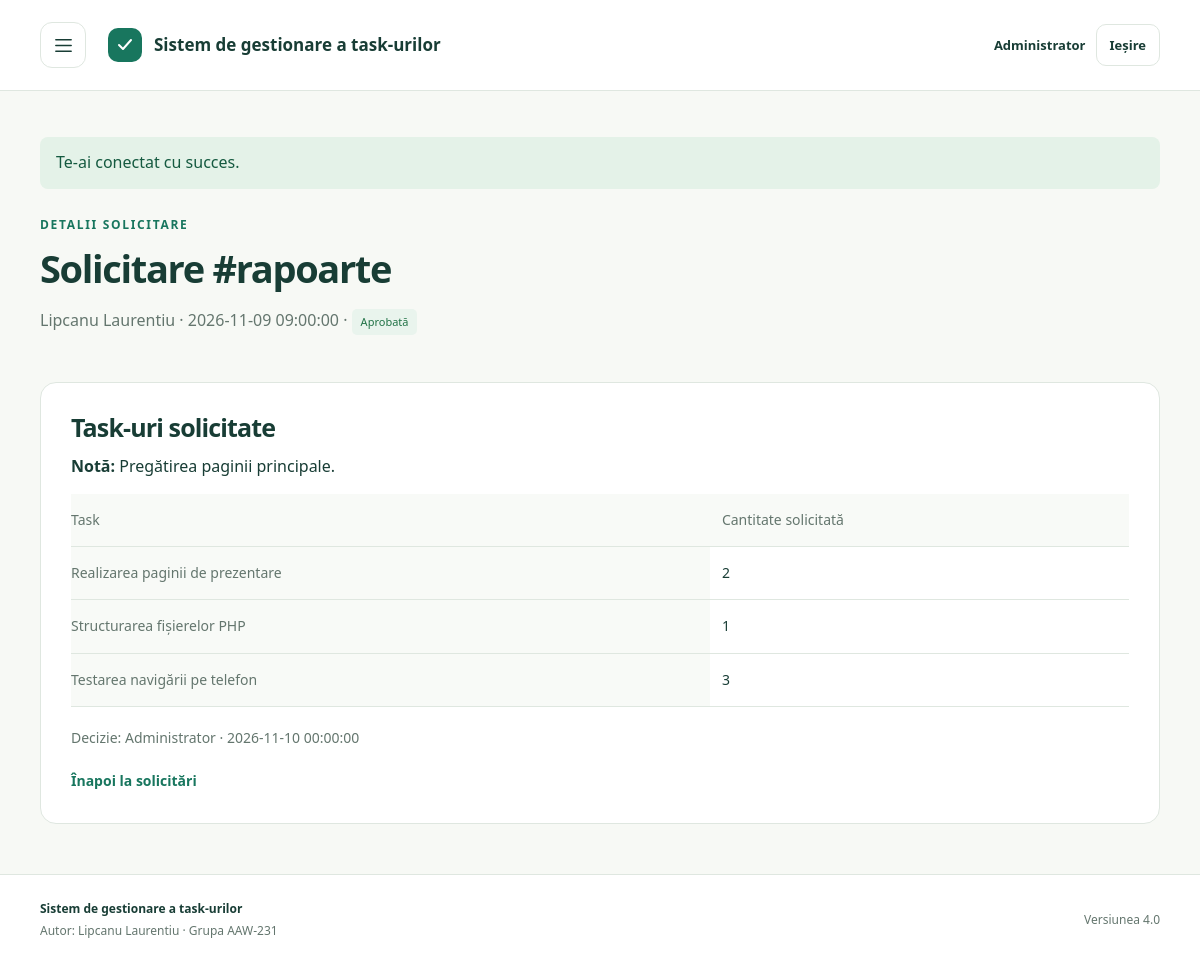
Screenshot of /taskuri_lipcanu_laurentiu/pagini/solicitare.php?id=1 (signed in) with the database file from the repository.
### tables this page shows
CREATE TABLE users (
    id INT UNSIGNED AUTO_INCREMENT PRIMARY KEY,
    name VARCHAR(100) NOT NULL,
    email VARCHAR(190) NOT NULL UNIQUE,
    password_hash VARCHAR(255) NOT NULL,
    role ENUM('user', 'admin') NOT NULL DEFAULT 'user'
);

CREATE TABLE requests (
    id INT UNSIGNED AUTO_INCREMENT PRIMARY KEY,
    user_id INT UNSIGNED NOT NULL,
    created_at DATETIME NOT NULL DEFAULT CURRENT_TIMESTAMP,
    status ENUM('pending', 'approved', 'rejected') NOT NULL DEFAULT 'pending',
    note VARCHAR(500) NOT NULL DEFAULT '',
    decided_by INT UNSIGNED NULL,
    decided_at DATETIME NULL,
    INDEX ix_requests_created (created_at),
    CONSTRAINT fk_requests_user FOREIGN KEY (user_id) REFERENCES users(id) ON DELETE RESTRICT,
    CONSTRAINT fk_requests_decider FOREIGN KEY (decided_by) REFERENCES users(id) ON DELETE RESTRICT
);

CREATE TABLE request_items (
    request_id INT UNSIGNED NOT NULL,
    item_id INT UNSIGNED NOT NULL,
    quantity INT NOT NULL,
    item_name VARCHAR(120) NOT NULL COMMENT 'Denumirea la momentul solicitarii',
    PRIMARY KEY (request_id, item_id),
    CONSTRAINT ck_request_items_quantity CHECK (quantity > 0),
    CONSTRAINT fk_request_items_request FOREIGN KEY (request_id) REFERENCES requests(id) ON DELETE RESTRICT,
    CONSTRAINT fk_request_items_item FOREIGN KEY (item_id) REFERENCES items(id) ON DELETE RESTRICT
);

### taskuri_lipcanu_laurentiu/pagini/solicitare.php (the view, shortened to what this page needs)
<?php
require_once dirname(__DIR__) . '/config.php';
$account = requireUser();
$id = idFrom($_GET['id'] ?? null);
$admin = $account['role'] === 'admin';
$sql = 'SELECT r.id, r.status, r.created_at, r.note, r.decided_at, u.name AS author, d.name AS decider
    FROM requests r JOIN users u ON u.id=r.user_id LEFT JOIN users d ON d.id=r.decided_by WHERE r.id=?';
$request = query($sql . ($admin ? '' : ' AND r.user_id=?'), $admin ? [$id] : [$id, $account['id']])->fetch();
$lines = query('SELECT item_name, quantity FROM request_items WHERE request_id=? ORDER BY item_id', [$id])->fetchAll();
require dirname(__DIR__) . '/header.php';
?>
<div class="page-intro"><p class="eyebrow">Detalii solicitare</p><h1>Solicitare #<?= e($id) ?></h1><p><?= e($request['author']) ?> · <?= e($request['created_at']) ?> · <?php statusLabel($request['status']); ?></p></div>
<section class="content-panel">
    <h2>Task-uri solicitate</h2>
    <?php if ($request['note'] !== ''): ?><p><strong>Notă:</strong> <?= nl2br(e($request['note'])) ?></p><?php endif; ?>
    <div class="table-wrap"><table><thead><tr><th scope="col">Task</th><th scope="col">Cantitate solicitată</th></tr></thead>
    <tbody><?php foreach ($lines as $line): ?><tr><th scope="row"><?= e($line['item_name']) ?></th><td><?= e($line['quantity']) ?></td></tr><?php endforeach; ?></tbody></table></div>
    <?php if ($request['decided_at']): ?><p class="quiet">Decizie: <?= e($request['decider']) ?> · <?= e($request['decided_at']) ?></p><?php endif; ?>
    <a class="text-link" href="<?= e(url('pagini/solicitari.php', $admin ? ['toate' => 1] : [])) ?>">Înapoi la solicitări</a>
</section>
<?php require dirname(__DIR__) . '/footer.php'; ?>

### taskuri_lipcanu_laurentiu/header.php (shortened to what this page needs)
<?php
require_once __DIR__ . '/config.php';
if (!array_key_exists('headerUser', get_defined_vars())) $headerUser = user();
$mesajFlash = $_SESSION['flash'] ?? null;
?>
<!DOCTYPE html>
<html lang="ro">
<head>
    <link rel="stylesheet" href="<?= e(url('style.css', ['v' => VERSIUNE_APLICATIE])) ?>">
</head>
<body>
<div class="page-shell">
<header class="site-header">
    <div class="header-inner">
        <button class="icon-button menu-toggle" type="button" id="deschide-meniu" aria-label="Deschide meniul" aria-controls="meniu-lateral" aria-expanded="false"><svg viewBox="0 0 24 24" aria-hidden="true"><path d="M4 6h16M4 12h16M4 18h16"/></svg></button>
        <a href="<?= e(url()) ?>" class="brand"><span class="brand-mark" aria-hidden="true"><svg viewBox="0 0 24 24"><path d="m6 12 4 4 8-9"/></svg></span><span><?= e(DENUMIRE_PROIECT) ?></span></a>
        <?php if ($headerUser): ?>
        <div class="account">
            <span><?= e($headerUser['role'] === 'admin' ? 'Administrator' : $headerUser['name']) ?></span>
            <form method="post" action="<?= e(url('pagini/deconectare.php')) ?>">
                <button type="submit" class="role-switch">Ieșire</button>
            </form>
        </div>
        <?php else: ?>
            <a href="<?= e(url('pagini/conectare.php')) ?>" class="role-switch">Conectare</a>
        <?php endif; ?>
    </div>
</header>
<main id="continut" class="main-content">
<?php if ($mesajFlash): ?>
    <p class="notice <?= e($mesajFlash[1]) ?>" role="status"><?= e($mesajFlash[0]) ?></p>
<?php endif; ?>

### taskuri_lipcanu_laurentiu/config.php (shortened to what this page needs)
<?php
$director = str_replace('\\', '/', dirname($_SERVER['SCRIPT_NAME'] ?? '/index.php'));
$caleBaza = rtrim(basename($director) === 'pagini' ? dirname($director) : $director, '/.');
function url(string $pagina = 'index.php', array $query = []): string {
    global $caleBaza;
    return $caleBaza . '/' . ltrim($pagina, '/') . ($query ? '?' . http_build_query($query) : '');
}
function db(): PDO {
    static $pdo;
    if (!$pdo) {
        $c = require __DIR__ . '/db-config.php';
        $dsn = "mysql:host={$c['host']};port={$c['port']};dbname={$c['name']};charset=utf8mb4";
        $pdo = new PDO($dsn, $c['user'], $c['password'], [
            PDO::ATTR_ERRMODE => PDO::ERRMODE_EXCEPTION,
            PDO::ATTR_DEFAULT_FETCH_MODE => PDO::FETCH_ASSOC,
            PDO::ATTR_EMULATE_PREPARES => false,
        ]);
    }
    return $pdo;
}
function query(string $sql, array $values = []): PDOStatement {
    $stmt = db()->prepare($sql);
    $stmt->execute($values);
    return $stmt;
}
function e(string|int|null $text): string {
    return htmlspecialchars((string) $text, ENT_QUOTES | ENT_SUBSTITUTE, 'UTF-8');
}
function wholeNumber(mixed $value, int $min, int $max = 2147483647): ?int {
    $result = filter_var($value, FILTER_VALIDATE_INT, ['options' => ['min_range' => $min, 'max_range' => $max]]);
    return $result === false ? null : $result;
}
function idFrom(mixed $value): int {
    $id = wholeNumber($value, 1, 4294967295);
    return $id;
}
function user(): ?array {
    if (array_key_exists('authUser', $GLOBALS)) return $GLOBALS['authUser'];
    $id = $_SESSION['user_id'] ?? null;
    return $GLOBALS['authUser'] = $id ? (query('SELECT id, name, email, role FROM users WHERE id = ?', [$id])->fetch() ?: null) : null;
}
function requireUser(): array {
    $u = user();
    return $u;
}
function statusLabel(string $status): void {
    $class = ['pending' => 'amber', 'approved' => 'green', 'rejected' => 'neutral'][$status] ?? 'neutral';
    echo '<span class="status ' . $class . '">' . e(STARI[$status] ?? $status) . '</span>';
}

### taskuri_lipcanu_laurentiu/style.css (style rules this page uses)
:root { --ink:#183d35; --muted:#64766e; --green:#18765e; --light:#eaf3ee; --line:#dfe7e0; --paper:#f7f9f5; }
* { box-sizing:border-box; }
body { margin:0; color:var(--ink); background:var(--paper); font:16px/1.6 system-ui,-apple-system,"Segoe UI",sans-serif; }
button,input { font:inherit; }
button,a { -webkit-tap-highlight-color:transparent; }
button { cursor:pointer; }
a { color:inherit; }
.page-shell { min-height:100vh; display:flex; flex-direction:column; }
.site-header { background:#fff; border-bottom:1px solid var(--line); }
.header-inner { max-width:1184px; margin:auto; min-height:90px; display:flex; align-items:center; gap:22px; padding:16px 32px; }
.icon-button { width:46px; height:46px; display:inline-flex; align-items:center; justify-content:center; background:#fff; border:1px solid var(--line); border-radius:12px; color:var(--ink); text-decoration:none; font-size:27px; line-height:1; flex-shrink:0; }
.icon-button svg { width:23px; height:23px; fill:none; stroke:currentColor; stroke-width:1.6; stroke-linecap:round; stroke-linejoin:round; }
.brand { display:flex; align-items:center; gap:12px; text-decoration:none; font-size:17px; font-weight:650; line-height:1.25; }
.brand-mark { width:34px; height:34px; display:grid; place-items:center; background:var(--green); color:white; border-radius:10px; flex-shrink:0; }
.brand-mark svg { width:24px; height:24px; stroke:currentColor; stroke-width:2; fill:none; stroke-linecap:round; stroke-linejoin:round; }
.main-content { flex:1; width:100%; max-width:1184px; margin:0 auto; padding:32px; }
h1,h2,h3 { line-height:1.17; letter-spacing:-.035em; margin:0; }
h1 { font-size:clamp(32px,4.3vw,48px); font-weight:650; }
h2 { font-size:25px; font-weight:650; }
p { margin:0 0 14px; }
.eyebrow { font-size:12px; text-transform:uppercase; letter-spacing:.14em; font-weight:700; color:var(--green); margin:0 0 12px; }
.quiet { color:var(--muted); font-size:14px; }
.overview,.content-panel { margin-top:28px; padding:30px; background:#fff; border:1px solid var(--line); border-radius:16px; }
.table-wrap { overflow-x:auto; }
table { width:100%; border-collapse:collapse; font-size:14px; }
th { font-weight:500; color:var(--muted); background:#f8faf7; text-align:left; }
td,th { padding:15px 12px; border-bottom:1px solid var(--line); }
th:first-child,td:first-child { padding-left:0; }
.status { display:inline-block; font-size:11px; padding:4px 9px; border-radius:5px; white-space:nowrap; }
.green { background:#e9f4ed; color:#207246; }
.text-link { display:inline-block; text-decoration:none; font-size:14px; font-weight:600; color:var(--green); margin-top:20px; }
.page-intro { padding:12px 0 5px; max-width:750px; }
.page-intro h1 { margin-bottom:18px; font-size:38px; }
.page-intro>p:last-child { color:var(--muted); }
.content-panel>.quiet { margin:20px 0 0; }
.role-switch { display:inline-flex; align-items:center; gap:8px; margin-left:auto; padding:8px 13px; min-height:42px; border:1px solid var(--line); border-radius:10px; background:#fff; color:var(--ink); font-weight:650; font-size:13px; text-decoration:none; }
.content-panel > h2 { margin-bottom:12px; }
.notice { padding:13px 16px; margin:14px 0; border-radius:8px; background:#eef3ef; color:var(--ink); }
.notice.success { background:#e4f2e8; color:#155a40; }
.account { margin-left:auto; display:flex; align-items:center; gap:10px; font-size:13px; font-weight:650; }
.account .role-switch { cursor:pointer; }

### rows the page displays
users: role "Administrator"
requests: user.name "Lipcanu Laurentiu", created_at "2026-11-09 09:00:00", status "Aprobată", note "Pregătirea paginii principale.", decided_by.name "Administrator", decided_at "2026-11-10 00:00:00"
request_items: item_name "Realizarea paginii de prezentare", quantity "2"
request_items: item_name "Structurarea fișierelor PHP", quantity "1"
request_items: item_name "Testarea navigării pe telefon", quantity "3"

### other values shown
DENUMIRE_PROIECT "Sistem de gestionare a task-urilor"
$mesajFlash[0] "Te-ai conectat cu succes."
$id "rapoarte"
AUTOR "Lipcanu Laurentiu"
GRUPA "AAW-231"
VERSIUNE_APLICATIE "4.0"
